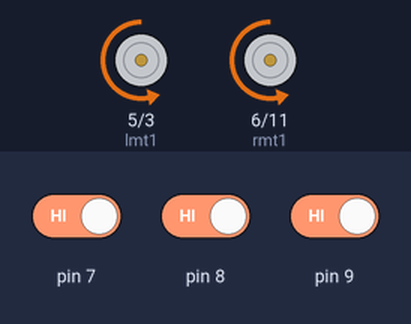
Recording of a sketch running on a simulated Arduino Uno, built with avr-gcc and run on an emulated ATmega328P. On the bench: motor-driver pin pairs drawn as motors (green arrow = first pin HIGH = forward, orange = second pin HIGH = backward, longer = more drive). The inputs (shaded band) are chosen by the test bench; at power-on: pin 9 HIGH, pin 8 HIGH, pin 7 HIGH.

Above: at 1.3 s.
1.7 s: pin 9 driven LOW
At 1.9 s:
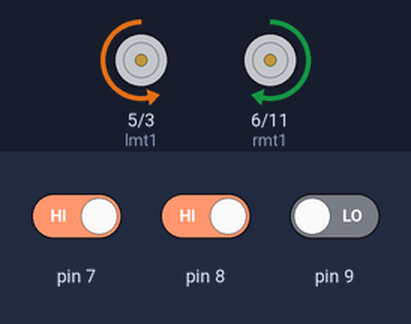
4.7 s: pin 8 driven LOW
At 4.7 s:
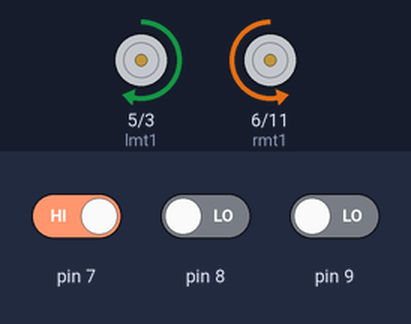
6.2 s: pin 7 driven LOW
At 6.8 s:
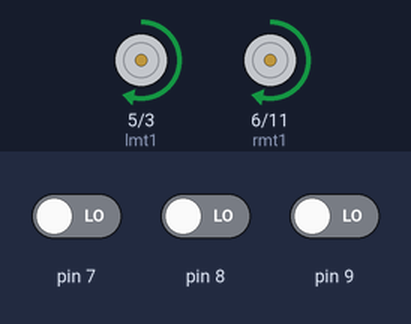
7.7 s: pin 7 driven HIGH
At 8.9 s:
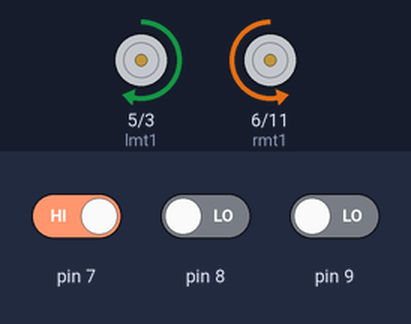
9.2 s: pin 8 driven HIGH
At 9.3 s:
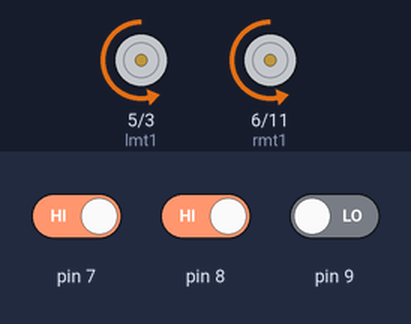
Timing chart, 0 to 13.2 s (numbered marks = the images above; inputs shaded):
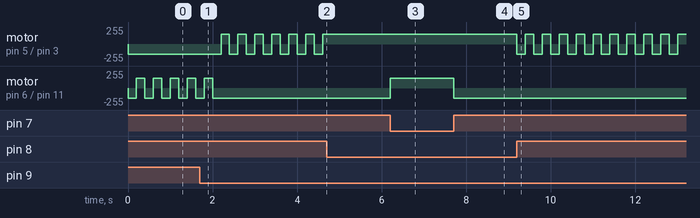

The sketch:

pit_avoiding_robot.ino
```cpp
int ls;// LEFT SENSOR
int cs;// CENTER SENSOR
int rs;// RIGHT SENSOR
int lmt1=5;// LEFT MOTOR 1
int lmt2=3;// LEFT MOTOR 2
int rmt1=6;// RIGHT MOTOR 1
int rmt2=11;// RIGHT MOTOR 2

void setup() {
  // put your setup code here, to run once:
pinMode(7,INPUT);
pinMode(8,INPUT);
pinMode(9,INPUT);
pinMode(lmt1,OUTPUT);
pinMode(lmt2,OUTPUT);
pinMode(rmt1,OUTPUT);
pinMode(rmt2,OUTPUT);
}

void loop() {
  // put your main code here, to run repeatedly:
rs=digitalRead(9);
  cs=digitalRead(8);
  ls=digitalRead(7);
  if (ls==LOW&&cs==LOW&&rs==LOW)
  {
   forward();
  }
  else if (ls==LOW&&cs==HIGH&&rs==LOW)
  {
  backward();
  delay(200);
  left();
  delay(200);

  }
   else if (ls==HIGH&&cs==LOW&&rs==LOW)
   {
    right();
   }
   else if (ls==LOW&&cs==LOW&&rs==HIGH)
   {
    left();
   }
   else if(ls==HIGH&&cs==LOW&&rs==HIGH)
   {
    backward();
    delay(200);
    left();
    delay(200);
   }
   else if (ls==HIGH&&cs==HIGH&&rs==LOW)
   {
    backward();
    delay(200);
    right();
    delay(200);
   }
   else if (ls==LOW&& cs==HIGH&& rs==HIGH)
   {
    backward();
    delay(200);
    left();
    delay(200);
   }
    else if(ls==HIGH&&cs==HIGH&&rs==HIGH)
    {
      backward();
      delay(200);
      left();
      delay(200);
    }
}
void forward(){
  analogWrite(lmt1,150);
  analogWrite(lmt2,0);
  analogWrite(rmt1,150);
  analogWrite(rmt2,0);

}
void backward(){
  analogWrite(lmt1,0);
  analogWrite(lmt2,150);
  analogWrite(rmt1,0);
  analogWrite(rmt2,150);
}
void left (){
analogWrite(lmt1,0);
analogWrite(lmt2,150);
analogWrite(rmt1,150);
analogWrite(rmt2,0);
}
void right(){
  analogWrite(lmt1,150);
  analogWrite(lmt2,0);
  analogWrite(rmt1,0);
  analogWrite(rmt2,150);
}
void stp(){
 analogWrite(lmt1,0);
  analogWrite(lmt2,0);
  analogWrite(rmt1,0);
  analogWrite(rmt2,0);
}
void stpright(){
analogWrite(lmt1,150);
  analogWrite(lmt2,0);
  analogWrite(rmt1,0);
  analogWrite(rmt2,0);
}
void stpleft(){
analogWrite(lmt1,0);
  analogWrite(lmt2,0);
  analogWrite(rmt1,150);
  analogWrite(rmt2,0);
}
```

Measured:
- after the input at 1.7 s, motor on pin 5 (lmt1) / pin 3 (lmt2): alternates forward 150/255 for 0.20 s and backward 150/255 for 0.20 s, starting after 0.50 s; motor on pin 6 (rmt1) / pin 11 (rmt2): goes on until 2.0 s, then stays backward 150/255
- after the input at 4.7 s, motor on pin 5 (lmt1) / pin 3 (lmt2): stops changing and stays forward 150/255
- after the input at 6.2 s, motor on pin 6 (rmt1) / pin 11 (rmt2): backward 150/255 → forward 150/255 at once
- after the input at 7.7 s, motor on pin 6 (rmt1) / pin 11 (rmt2): forward 150/255 → backward 150/255 at once
- after the input at 9.2 s, motor on pin 5 (lmt1) / pin 3 (lmt2): alternates forward 150/255 for 0.20 s and backward 150/255 for 0.20 s, starting at once
- by itself, motor on pin 6 (rmt1) / pin 11 (rmt2): alternates forward 150/255 for 0.20 s and backward 150/255 for 0.20 s
